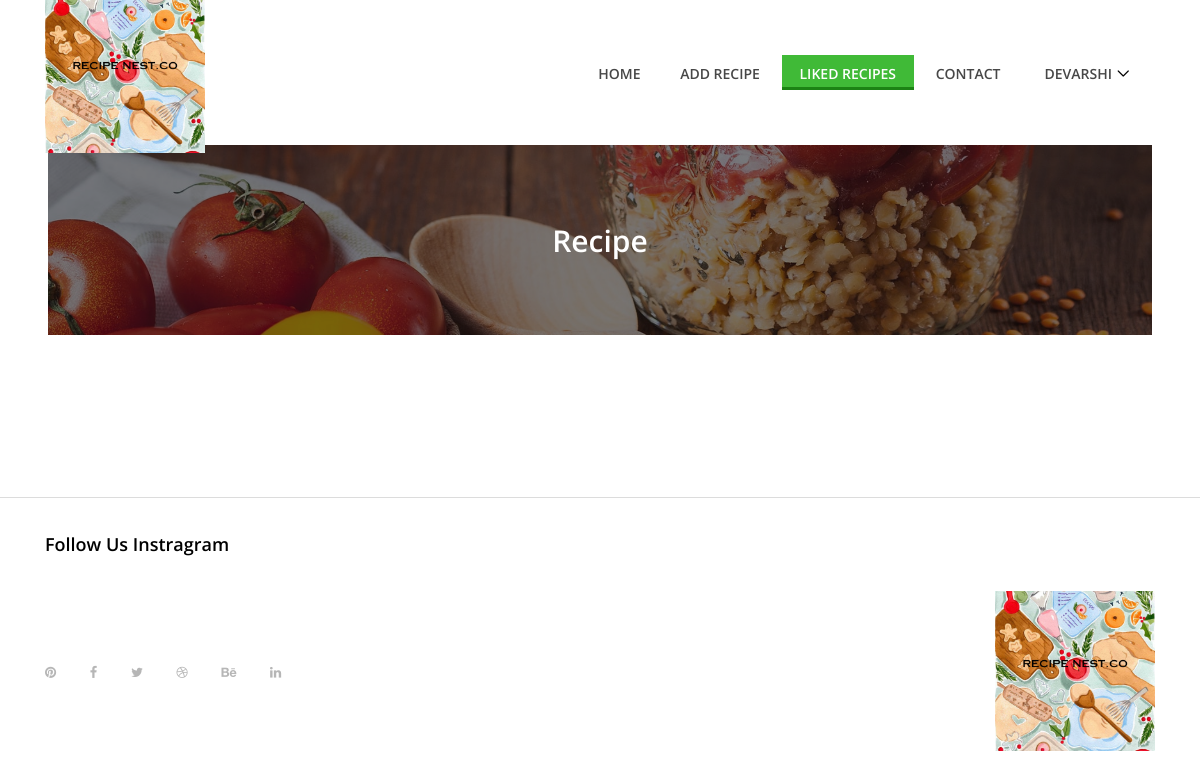
Before: /accounts/liked_recipes/ (signed in) with the older database file.
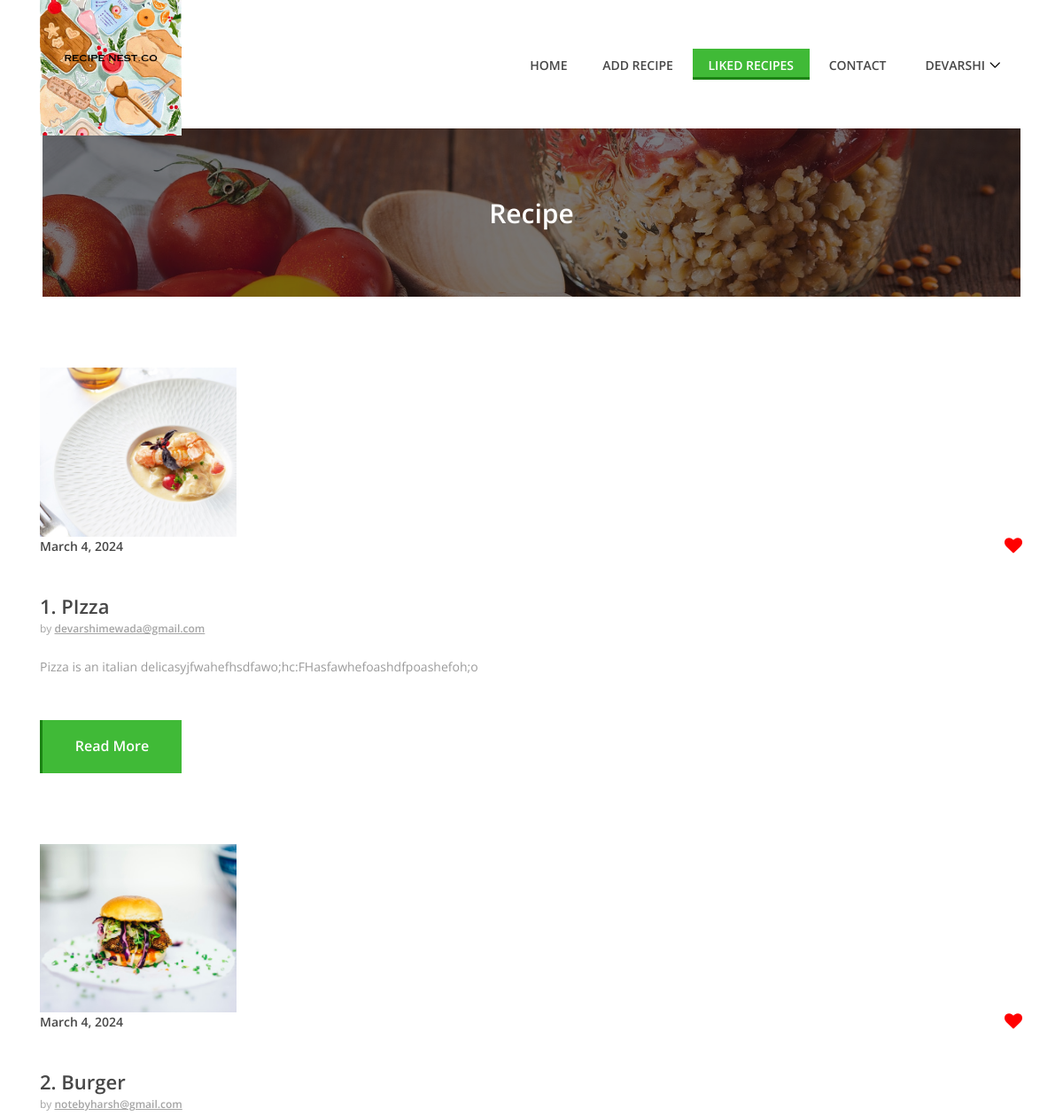
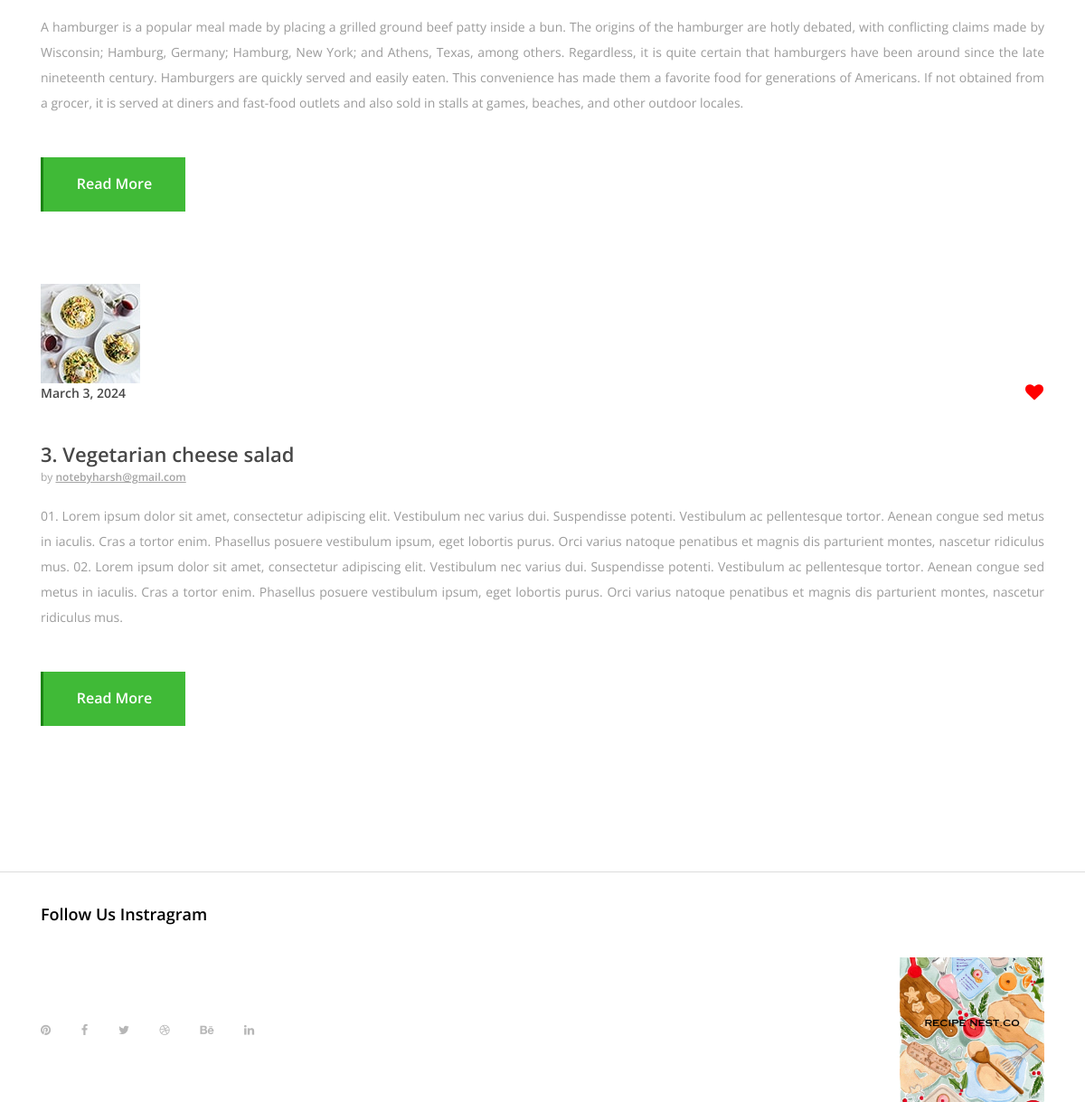
After: the same page with the newer database file (2 pictures, top to bottom).
### accounts/models.py (models this page shows, shortened)
class CustomUser(AbstractUser):
    username = models.CharField(error_messages={'unique': 'A user with that username already exists.'}, help_text='Required. 150 characters or fewer. Letters, digits and @/./+/-/_ only.', max_length=150, unique=True, verbose_name='username',null=True, blank=True)
    email = models.EmailField(unique=True,max_length = 255)
    slug = models.SlugField(unique=True, null=True, blank=True)
    is_verified = models.BooleanField(default=False)
    user_image = models.ImageField(upload_to = 'images/user/',null=True, blank=True)
    phone_no = models.IntegerField(validators=[MaxValueValidator(999999999999),MinValueValidator(000000000000)],null=True, blank=True,default=None)
    created_at = models.DateTimeField(auto_now_add=True)
    updated_at = models.DateTimeField(auto_now=True)
    temp_email = models.EmailField(null=True,blank=True,max_length = 255,default= None)
    forgot_password_token = models.SlugField(unique=True, null=True, blank=True)
    USERNAME_FIELD = 'email'
    REQUIRED_FIELDS = []
    objects = UserManager()

class LikedRecipe(models.Model):
    user = models.ForeignKey(CustomUser, on_delete=models.CASCADE, related_name="liked_recipes")
    recipe = models.ForeignKey(Recipe, on_delete=models.CASCADE, null=True,blank=True, related_name="liked_by")

### receipes/models.py (models this page shows, shortened)
class Recipe(models.Model):
    recipe_name = models.CharField( max_length=150)
    description = models.TextField()
    image = models.ImageField( upload_to="recipe/images/", null=True, blank=True)
    video = models.FileField( upload_to="recipe/videos/",null=True,blank=True)
    created_at = models.DateField(auto_now_add=True)
    preparation_time = models.IntegerField(null=True,blank=True,default=0)
    slug = models.SlugField(unique=True,null=True, blank=True)
    likes = models.IntegerField(default=0)
    user = models.ForeignKey("accounts.CustomUser", on_delete=models.CASCADE)

### accounts/views.py (the view)
# urls.py: path('liked_recipes/',get_liked_recipes, name="get_liked_recipes"),
def get_liked_recipes(request):
    if request.user.is_authenticated:
        liked_recipes = LikedRecipe.objects.filter(user=request.user)
        context = {'liked_recipes': liked_recipes }
        return render(request, 'accounts/liked_recipes.html', context)
    else:
        messages.warning(request, "YOu need to login to like the recipes")
        return redirect('accounts:login')

### templates/accounts/liked_recipes.html (shortened to what this page needs)
{% extends 'base.html' %}
{% load static %}
{% block body %}
<div class="blog-area section-padding-80">
    <div class="container">
        <div class="row">
            <div class="col-12 col-lg-12">
                <div class="blog-posts-area">
                    {% for liked_recipe in liked_recipes %}
                    <div class="single-blog-area mb-80">
                            <div class="rcp-lkd-thumbnail">
                                <a href="{% url 'receipes:get_recipe' liked_recipe.recipe.slug%}"><img src="{{liked_recipe.recipe.image.url}}" alt=""></a>
                            </div>
                            <div class="post-date d-flex justify-content-between">
                                <a href="#">{{liked_recipe.recipe.created_at}}</a>
                                <div class="ratings">
                                        <i class="heart-icon fa fa-heart" data-slug="{{ liked_recipe.recipe.slug }}" aria-hidden="true"></i>
                                </div>
                            </div>
                        <div class="blog-content">
                            <a href="{% url 'receipes:get_recipe' liked_recipe.recipe.slug%} " class="post-title">{{forloop.counter}}. {{liked_recipe.recipe.recipe_name}}</a>
                            <div class="meta-data">by <a href="#">{{liked_recipe.recipe.user.email}}</a>
                            </div>
                            <p class="text-justify">{{liked_recipe.recipe.description}}</p>
                            <a href="{% url 'receipes:get_recipe' liked_recipe.recipe.slug%}" class="btn delicious-btn mt-30">Read More</a>
                        </div>
                    </div>
                    {% endfor %}
                </div>
            </div>
            <div class="col-12 col-lg-4">
            </div>
        </div>
    </div>
</div>
{% endblock %}

### templates/base.html (shortened to what this page needs)
<!DOCTYPE html>
<html lang="en">
    {% load static %}
<head>
    <link rel="stylesheet" href="{% static 'style.css' %}">
</head>
<body>
    <header class="header-area">
        <div class="delicious-main-menu">
            <div class="classy-nav-container breakpoint-off">
                <div class="container">
                    <nav class="classy-navbar justify-content-between" id="deliciousNav">
                        <div class="logo">
                            <a class="nav-brand mx-0" href="/"><img src="{% static 'img/logo.png'%}" alt=""></a>
                        </div>
                        <div class="classy-menu">
                            <div class="classynav">
                                <ul>
                                    <li class="{% if request.resolver_match.url_name == 'home' %}active{% endif %}"><a href="{% url 'home:home'%}">Home</a></li>
                                    <li class="{% if request.resolver_match.url_name == 'add_recipe' %}active{% endif %}"><a href="{% url 'receipes:add_recipe'%}">Add Recipe</a></li>
                                    <li class="{% if request.resolver_match.url_name == 'get_liked_recipes' %}active{% endif %}" ><a href="{% url 'accounts:get_liked_recipes'%}">Liked Recipes</a></li>
                                    <li><a href="contact.html">Contact</a></li>
                                </ul>
                                <div class="mx-lg-2">
                                    <div class="classynav">
                                    <ul>
                                        {% if request.user.is_authenticated %}
                                        <li><a href="#">{{request.user.first_name}}</a>
                                        </li>
                                        {% endif %}
                                    </ul>
                                </div>
                                </div>
                            </div>
                        </div>
                    </nav>
                </div>
            </div>
        </div>
    </header>
    <div class="breadcumb-area bg-img bg-overlay" style="background-image: url({% static 'img/bg-img/breadcumb3.jpg' %});">
        <div class="container h-100">
            <div class="row h-100 align-items-center">
                <div class="col-12">
                    <div class="breadcumb-text text-center">
                        <h2>Recipe</h2>
                    </div>
                </div>
            </div>
        </div>
    </div>
    {% block body %} {% endblock %}
    <div class="follow-us-instagram">
        <div class="container">
            <div class="row">
                <div class="col-12">
                    <h5>Follow Us Instragram</h5>
                </div>
            </div>
        </div>
    <footer class="footer-area">
        <div class="container h-100">
            <div class="row h-100">
                <div class="col-12 h-100 d-flex flex-wrap align-items-center justify-content-between">
                    <div class="footer-social-info text-right">
                        <a href="#"><i class="fa fa-pinterest" aria-hidden="true"></i></a>
                        <a href="#"><i class="fa fa-facebook" aria-hidden="true"></i></a>
                        <a href="#"><i class="fa fa-twitter" aria-hidden="true"></i></a>
                        <a href="#"><i class="fa fa-dribbble" aria-hidden="true"></i></a>
                        <a href="#"><i class="fa fa-behance" aria-hidden="true"></i></a>
                        <a href="#"><i class="fa fa-linkedin" aria-hidden="true"></i></a>
                    </div>
                    <div class="logo">
                        <a href="index.html"><img src="{% static 'img/logo.png' %}" alt=""></a>
                    </div>
                </div>
            </div>
        </div>
    </footer>
</body>
</html>

### static/style.css (style rules this page uses)
* { margin: 0; padding: 0; }
body { font-family: "Open Sans", sans-serif; font-size: 14px; }
h1, h2, h3, h4, h5, h6 { color: #000000; line-height: 1.3; font-weight: 600; }
p { color: #9b9b9b; font-size: 14px; line-height: 2; font-weight: 400; }
a, a:hover, a:focus { -webkit-transition-duration: 500ms; transition-duration: 500ms; text-decoration: none; outline: 0 solid transparent; color: #000000; font-weight: 600; font-size: 14px; color: #474747; }
ul, ol { margin: 0; }
ul li, ol li { list-style: none; }
img { height: auto; max-width: 100%; }
.mt-30 { margin-top: 30px !important; }
.mb-80 { margin-bottom: 80px !important; }
.section-padding-80 { padding-top: 80px; padding-bottom: 80px; }
.bg-img { background-position: center center; background-size: cover; background-repeat: no-repeat; }
.bg-overlay { position: relative; z-index: 2; background-position: center center; background-size: cover; }
.bg-overlay::after { background-color: rgba(10, 12, 18, 0.55); position: absolute; z-index: -1; top: 0; left: 0; width: 100%; height: 100%; content: ""; }
.delicious-btn { display: inline-block; min-width: 160px; height: 60px; color: #ffffff; border: none; border-left: 3px solid #1c8314; border-radius: 0; padding: 0 30px; font-size: 16px; line-height: 58px; font-weight: 600; -webkit-transition-duration: 500ms; transition-duration: 500ms; text-transform: capitalize; background-color: #40ba37; }
.header-area { position: relative; z-index: 100; width: 100%; }
.header-area .delicious-main-menu { position: relative; width: 100%; z-index: 100; height: 145px; }
.header-area .delicious-main-menu .classy-nav-container { background-color: transparent; }
.header-area .delicious-main-menu .classy-navbar { height: 145px; padding: 0; }
.header-area .delicious-main-menu .classy-navbar .classynav ul li a { font-weight: 600; }
.header-area .delicious-main-menu .classy-navbar .classynav > ul > li > a { text-transform: uppercase; padding: 12px 18px 11px; background-color: transparent; border-bottom: 3px solid transparent; line-height: 1; color: #474747; font-weight: 600; }
.header-area .delicious-main-menu .classy-navbar .classynav > ul > li.active > a { color: #ffffff; background-color: #40ba37; border-bottom: 3px solid #1c8314; }
.header-area .delicious-main-menu .classy-navbar .classynav > ul > li.active > a::after { color: #ffffff; }
.single-blog-area { position: relative; z-index: 1; }
.single-blog-area .blog-content { position: relative; z-index: 1; padding-top: 40px; }
.single-blog-area .blog-content .post-title { font-size: 22px; color: #474747; margin-bottom: 10px; }
.single-blog-area .blog-content .meta-data { font-size: 12px; color: #a4a4a4; margin-bottom: 20px; }
.single-blog-area .blog-content .meta-data a { text-decoration: underline; font-size: 12px; color: #a4a4a4; }
.footer-area { position: relative; z-index: 1; width: 100%; height: 140px; background-color: #ffffff; }
.footer-area .footer-social-info { padding-right: 15px; }
.footer-area .footer-social-info a { display: inline-block; color: #b6b6b6; font-size: 13px; margin-right: 30px; }
.footer-area .footer-social-info a:last-child { margin-right: 0; }
.follow-us-instagram { position: relative; z-index: 1; border-top: 1px solid #dcdcdc; }
.follow-us-instagram h5 { font-size: 18px; padding: 35px 0; margin-bottom: 0; }
.breadcumb-area { position: relative; z-index: 10; width: 92%; height: 190px; margin-left: 4%; margin-right: 4%; }
.breadcumb-area .breadcumb-text h2 { font-size: 30px; margin-bottom: 0; color: #ffffff; }
.ratings i { font-size: 20px; color: red; display: inline-block; padding: 0 1px; }
.rcp-lkd-thumbnail { text-align: left; width: 100%; }
.rcp-lkd-thumbnail img { max-width:20% }
.logo { max-width: 20vh; }

Changed rows visible on the page:
added LikedRecipe: recipe.image (picture), recipe.created_at "March 4, 2024", recipe.recipe_name "PIzza", recipe.user.email "devarshimewada@gmail.com", recipe.description "Pizza is an italian delicasyjfwahefhsdfawo;hc:FHasfawhefoashdfpoashefoh;o"
added LikedRecipe: recipe.image (picture), recipe.created_at "March 4, 2024", recipe.recipe_name "Burger", recipe.user.email "notebyharsh@gmail.com", recipe.description "A hamburger is a popular meal made by placing a grilled ground beef patty inside a bun. The origins of the hamburger are hotly debated, with conflicting claims made by Wisconsin; Hamburg, Germany; Hamburg, New York; and Athens, Texas, among others. Regardless, it is quite certain that hamburgers have been around since the late nineteenth century. Hamburgers are quickly served and easily eaten. This convenience has made them a favorite food for generations of Americans. If not obtained from a grocer, it is served at diners and fast-food outlets and also sold in stalls at games, beaches, and other outdoor locales."
added LikedRecipe: recipe.image (picture), recipe.created_at "March 3, 2024", recipe.recipe_name "Vegetarian cheese salad", recipe.user.email "notebyharsh@gmail.com", recipe.description "01. Lorem ipsum dolor sit amet, consectetur adipiscing elit. Vestibulum nec varius dui. Suspendisse potenti. Vestibulum ac pellentesque tortor. Aenean congue sed metus in iaculis. Cras a tortor enim. Phasellus posuere vestibulum ipsum, eget lobortis purus. Orci varius natoque penatibus et magnis dis parturient montes, nascetur ridiculus mus. 02. Lorem ipsum dolor sit amet, consectetur adipiscing elit. Vestibulum nec varius dui. Suspendisse potenti. Vestibulum ac pellentesque tortor. Aenean congue sed metus in iaculis. Cras a tortor enim. Phasellus posuere vestibulum ipsum, eget lobortis purus. Orci varius natoque penatibus et magnis dis parturient montes, nascetur ridiculus mus."
